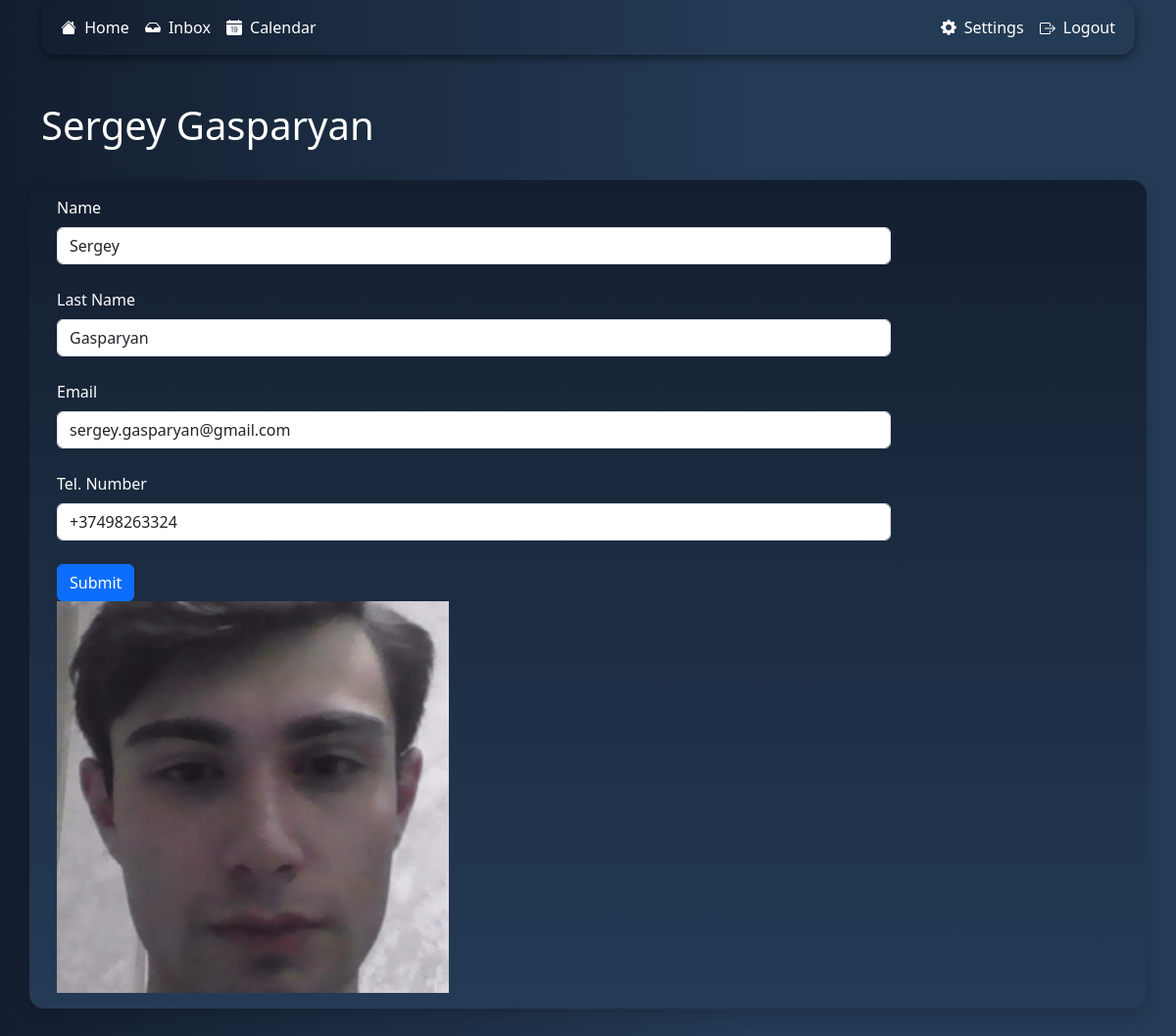
The page /user_settings on the database its author committed.
### app.py (models this page shows)
class User(db.Model):
    uID = db.Column(db.Integer, primary_key=True)
    name = db.Column(db.String(50), unique=True)
    lastName = db.Column(db.String(50))
    email = db.Column(db.String(50), unique=True)
    telPhone = db.Column(db.String(50), unique=True)
    passwordHash = db.Column(db.String(50))
    lastLoginTime = db.Column(db.DateTime, default=datetime.utcnow)

### app.py (the view, shortened to what this page needs)
@app.route("/user_settings", methods=["GET", "POST"])
def user_settings():
    CURRENT_USER = "Sergey"
    user_to_update = User.query.filter_by(name=CURRENT_USER).first()
    form = UserForm()
    pic_filename = url_for("static", filename=f"users/{user_to_update.name}/1.png")
    return render_template(
        "user_settings.html",
        user=user_to_update,
        form=form,
        pic_filename=pic_filename,
    )

### app.py
class UserForm(FlaskForm):
    name = StringField("Name", validators=[DataRequired()])
    lastName = StringField("Last Name", validators=[DataRequired()])
    email = StringField("Email", validators=[DataRequired()])
    telPhone = StringField("Tel. Number", validators=[DataRequired()])
    submit = SubmitField("Submit")
    password = PasswordField(
        validators=[
            Length(min=5, message="The password must be at least 8 lengths long")
        ]
    )
    confirm = PasswordField(
        "Confirm Password", validators=[EqualTo("password", "Password mismatch")]
    )

### templates/user_settings.html (shortened to what this page needs)
{% extends "user_base.html" %}
{% block content %}
  <h1 style="color:white;">{{user.name}} {{user.lastName}}</h1>
  <br>
  <div class="row shadow p-3 mb-5 bg-body rouded" id="update_div">
    <div class="col-md-3 border-right" style="width: 875px;">
      <form style="color: white;" method="POST">
        {{ form.name.label(class="form-label") }}
        {{ form.name(class="form-control", value=user.name) }}
        <br>
        {{ form.lastName.label(class="form-label") }}
        {{ form.lastName(class="form-control", value=user.lastName) }}
        <br>
        {{ form.email.label(class="form-label") }}
        {{ form.email(class="form-control", value=user.email) }}
        <br>
        {{ form.telPhone.label(class="form-label") }}
        {{ form.telPhone(class="form-control", value=user.telPhone) }}
        <br>
        {{ form.submit(class="btn btn-primary") }}
      </form>
    </div>
    <div class="col-md-3 border-right">
      <img src="{{pic_filename}}" width="400", height="400">
    </div>
  </div>
{% endblock%}

### static/css/page_style.css (style rules this page uses)
body { background: background: rgb(20,30,48); background: linear-gradient(90deg, rgba(20,30,48,1) 0%, rgba(36,59,85,1) 65%); }

### templates/user_base.html (style rules this page uses)
body { color: #ddd; line-height: 1.5; }

### templates/user_settings.html (style rules this page uses)
#update_div { border-radius: 15px; box-shadow: 0 15px 25px rgba(0, 0, 0, .6); background: linear-gradient(#141e30, #243b55); }

### rows shown on the page
User: name "Sergey", lastName "Gasparyan", email "sergey.gasparyan@gmail.com", telPhone "+37498263324"
